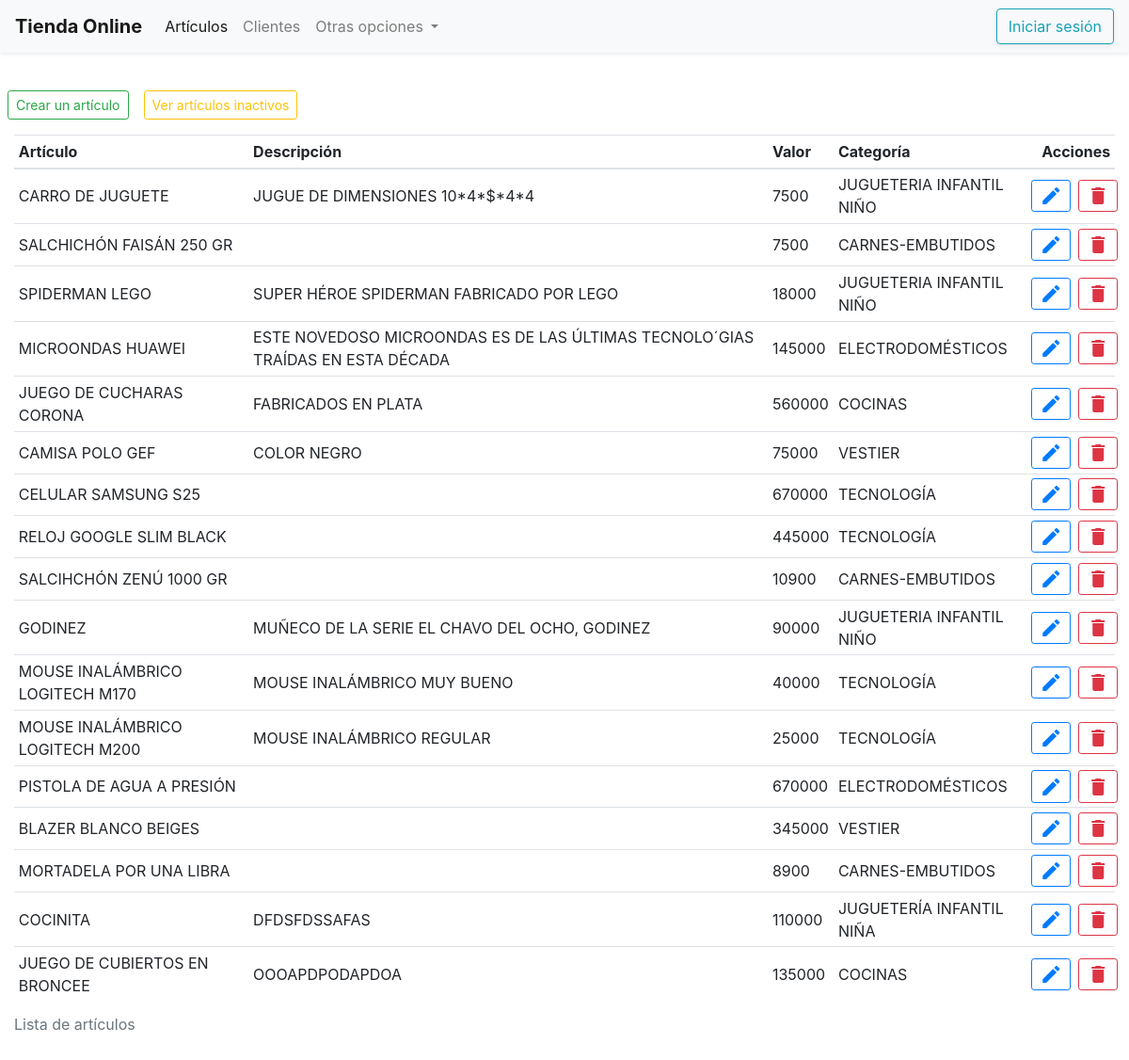
Screenshot of /article/list with the database file from the repository.
### tables this page shows
CREATE TABLE IF NOT EXISTS `article` (
  `id_item` int(11) NOT NULL AUTO_INCREMENT,
  `item_name` varchar(100) NOT NULL,
  `item_description` varchar(500) DEFAULT NULL,
  `item_value` float NOT NULL,
  `id_category` int(11) NOT NULL,
  `creation_date` datetime NOT NULL DEFAULT current_timestamp(),
  `is_active` tinyint(1) NOT NULL DEFAULT 1,
  PRIMARY KEY (`id_item`),
  KEY `id_category` (`id_category`)
);

CREATE TABLE IF NOT EXISTS `category` (
  `id_category` int(11) NOT NULL AUTO_INCREMENT,
  `name_category` varchar(100) NOT NULL,
  `description_category` varchar(500) DEFAULT NULL,
  `creation_date` datetime NOT NULL DEFAULT current_timestamp(),
  `is_active` tinyint(1) NOT NULL DEFAULT 1,
  PRIMARY KEY (`id_category`)
);

### application/controllers/Article.php (called while the page is built, shortened)
<?php
class Article extends CI_Controller
{
        public function list($is_active = 1)
        {
                $list = [
                        'articles' => $this->ArticleModel->list($is_active),
                        'active' => $is_active
                ];
                $this->load->view('layouts/header');
                $this->load->view('layouts/navbar');
                $this->load->view('articles', $list);
                $this->load->view('layouts/footer');
        }
}

### index.php (called while the page is built, shortened)
<?php
require_once BASEPATH.'core/CodeIgniter.php';

### application/models/ArticleModel.php (called while the page is built, shortened)
<?php
class ArticleModel extends CI_Model
{
    public function list($is_active)
    {
        $response = $this->db->query("SELECT
        a.id_item, a.item_name, a.item_description, a.item_value, a.is_active,
        c.name_category
        FROM article a
        INNER JOIN category c ON a.id_category = c.id_category
        WHERE a.is_active = $is_active")->result();
        return $response;
    }
}

### application/views/articles.php (the view, shortened to what this page needs)
<?php
$template = "";
$topButtons = "";
if ($active == 1) {
  $topButtons = '
        <div class="row mb-3">
          <a href="' . base_url('article') . '" class="btn btn-outline-success btn-sm mx-2"> Crear un artículo</a>
          <a href="' . base_url('article/inactives') . '" class="btn btn-outline-warning btn-sm mx-2"> Ver artículos inactivos</a>
        </div>
      ';
  foreach ($articles as $article) {
    $template .= "
          <tr>
            <td class='align-middle'>{$article->item_name}</td>
            <td class='align-middle'>{$article->item_description}</td>
            <td class='align-middle'>{$article->item_value}</td>
            <td class='align-middle'>{$article->name_category}</td>
            <td class='align-middle'>
              <div class='row'>
                <a class='btn btn-outline-primary btn-sm mx-1' href='edit?id=$article->id_item'><span class='align-middle material-icons'>edit</span></a>
                <a class='btn btn-outline-danger btn-sm mx-1' href='delete?id=$article->id_item'><span class='align-middle material-icons'>delete</span></a>
              </div>
            </td>
          </tr>
        ";
  }
}
?>
<table class="table table-sm">
  <?= $topButtons ?>
  <caption> Lista de artículos </caption>
  <thead>
    <tr>
      <th scope="col">Artículo</th>
      <th scope="col">Descripción</th>
      <th scope="col">Valor</th>
      <th scope="col">Categoría</th>
      <th scope="col">Acciones</th>
    </tr>
  </thead>
  <tbody>
    <?= $template ?>
  </tbody>
</table>

### application/views/layouts/header.php (shortened to what this page needs)
<!DOCTYPE html>
<html lang="en">
<head>
  <link rel="stylesheet" href="https://stackpath.bootstrapcdn.com/bootstrap/4.5.0/css/bootstrap.min.css">
</head>
<body>
  <div class="container-fluid my-5 py-5">

### application/views/layouts/navbar.php (shortened to what this page needs)
<nav class="navbar navbar-expand-lg navbar-light bg-light shadow-sm fixed-top">
    <a class="navbar-brand" href="<?= base_url('') ?>"><b>Tienda Online</b></a>
    <div class="collapse navbar-collapse" id="navbarSupportedContent">
        <ul class="navbar-nav mr-auto">
            <li class="nav-item active">
                <a class="nav-link" href="<?= base_url('article/list') ?>">Artículos <span class="sr-only">(current)</span></a>
            </li>
            <li class="nav-item">
                <a class="nav-link" href="<?= base_url('customer/list') ?>">Clientes</a>
            </li>
            <li class="nav-item dropdown">
                <a class="nav-link dropdown-toggle" href="#" id="navbarDropdown" role="button" data-toggle="dropdown" aria-haspopup="true" aria-expanded="false">
                    Otras opciones
                </a>
            </li>
        </ul>
        <?php
        if (!isset($_SESSION['customerName'])) { ?>
            <form class="form-inline my-2 my-lg-0">
                <a href="<?= base_url('login') ?>" class="btn btn-outline-info my-2 my-sm-0 shadow-sm">Iniciar sesión</a>
            </form>
        <?php } ?>
    </div>
</nav>

### application/views/layouts/footer.php (shortened to what this page needs)
</div>
</body>
</html>

### rows the page displays
article: item_name "CARRO DE JUGUETE", item_description "JUGUE DE DIMENSIONES 10*4*$*4*4", item_value "7500", id_category.name_category "JUGUETERIA INFANTIL NIÑO"
article: item_name "SALCHICHÓN FAISÁN 250 GR", item_value "7500", id_category.name_category "CARNES-EMBUTIDOS"
article: item_name "SPIDERMAN LEGO", item_description "SUPER HÉROE SPIDERMAN FABRICADO POR LEGO", item_value "18000", id_category.name_category "JUGUETERIA INFANTIL NIÑO"
article: item_name "MICROONDAS HUAWEI", item_description "ESTE NOVEDOSO MICROONDAS ES DE LAS ÚLTIMAS TECNOLO´GIAS TRAÍDAS EN ESTA DÉCADA", item_value "145000", id_category.name_category "ELECTRODOMÉSTICOS"
article: item_name "JUEGO DE CUCHARAS CORONA", item_description "FABRICADOS EN PLATA", item_value "560000", id_category.name_category "COCINAS"
article: item_name "CAMISA POLO GEF", item_description "COLOR NEGRO", item_value "75000", id_category.name_category "VESTIER"
article: item_name "CELULAR SAMSUNG S25", item_value "670000", id_category.name_category "TECNOLOGÍA"
article: item_name "RELOJ GOOGLE SLIM BLACK", item_value "445000", id_category.name_category "TECNOLOGÍA"
article: item_name "SALCIHCHÓN ZENÚ 1000 GR", item_value "10900", id_category.name_category "CARNES-EMBUTIDOS"
article: item_name "GODINEZ", item_description "MUÑECO DE LA SERIE EL CHAVO DEL OCHO, GODINEZ", item_value "90000", id_category.name_category "JUGUETERIA INFANTIL NIÑO"
article: item_name "MOUSE INALÁMBRICO LOGITECH M170", item_description "MOUSE INALÁMBRICO MUY BUENO", item_value "40000", id_category.name_category "TECNOLOGÍA"
article: item_name "MOUSE INALÁMBRICO LOGITECH M200", item_description "MOUSE INALÁMBRICO REGULAR", item_value "25000", id_category.name_category "TECNOLOGÍA"
article: item_name "PISTOLA DE AGUA A PRESIÓN", item_value "670000", id_category.name_category "ELECTRODOMÉSTICOS"
article: item_name "BLAZER BLANCO BEIGES", item_value "345000", id_category.name_category "VESTIER"
article: item_name "MORTADELA POR UNA LIBRA", item_value "8900", id_category.name_category "CARNES-EMBUTIDOS"
article: item_name "COCINITA", item_description "DFDSFDSSAFAS", item_value "110000", id_category.name_category "JUGUETERÍA INFANTIL NIÑA"
article: item_name "JUEGO DE CUBIERTOS EN BRONCEE", item_description "OOOAPDPODAPDOA", item_value "135000", id_category.name_category "COCINAS"
